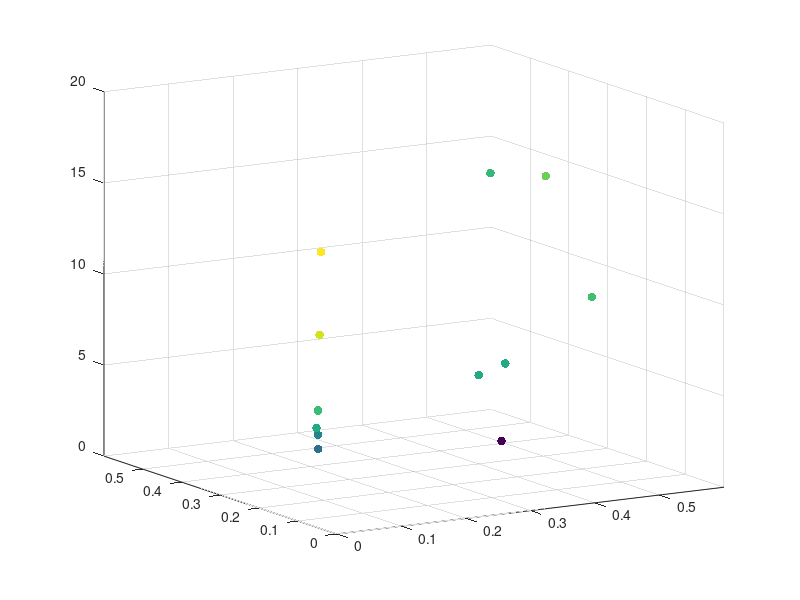

Source code (MATLAB): (Note: this script raises an error after producing the figure.)
clear all; close all; clc;
                              
g_R = [7.21e-02, 3.76e-01, 6.11e-02, 6.70e-02, 5.99e-02, 3.47e-01, 5.53e-02, 4.77e-01,...
       3.18e-01, 3.06e-01, 5.56e-02, 4.02e-01]';
g_L = [1.68e-01, 2.01e-01, 1.54e-01, 1.60e-01, 1.48e-01, 1.43e-01, 1.36e-01, 1.36e-01,...
       1.33e-01, 1.43e-01, 1.33e-01, 1.30e-01]';
tau = [3.16e+00, 2.07e+00, 4.46e+00, 4.02e+00, 5.47e+00, 6.86e+00, 9.73e+00, 1.00e+01,...
       1.75e+01, 6.39e+00, 1.43e+01, 1.70e+01]';
av_sense = [113.7, 63.4, 146.0, 123.9, 156.6, 146.2, 191.9, 158.3, 153.9, 145.7,...
        201.2, 171.0]';

figure;
scatter3(g_R, g_L, tau, 40, av_sense, 'filled')    % draw the scatter plot
% 40 is marker size
% av_sense is marker colour
axis([0 0.6 0 0.6 0 20])
view(-31,14);
ax = gca;
ax.FontSize = 10;
xlabel('Maximal RE GABA conductance');
ylabel('Maximal LTS GABA conductance');
zlabel('GABA synaptic time constant');
title('Sensitivity of baseline located minimisers');
cb = colorbar; % create and label the colorbar
cb.Label.String = 'Sensitivity';

g_R_SFAO = [1.66e-01, 2.14e-01, 1.32e-01, 3.60e-01, 7.83e-02, 1.86e-01, 1.26e-01, 1.65e-01,...
    1.52e-01, 4.05e-01, 2.72e-01, 5.57e-01]';
g_L_SFAO = [4.81e-01, 5.35e-01, 4.79e-01, 4.59e-01, 4.93e-01, 4.47e-01, 4.62e-01, 5.71e-01,...
    5.71e-01, 5.11e-01, 4.51e-01, 4.52e-01]';
tau_SFAO = [9.40e+00, 6.01e+00, 9.62e+00, 1.27e+01, 8.09e+00, 1.60e+01, 1.26e+01, 4.75e+00,...
    7.06e+00, 7.06e+00, 1.46e+01, 1.47e+01]';
av_sense_SFAO = [160.5, 150.9, 172.7, 163.7, 171.4, 166.8, 166.4, 150.1, 152.8, 156.3,...
        162.2, 156.8]';

figure;
scatter3(g_R_SFAO, g_L_SFAO, tau_SFAO, 40, av_sense_SFAO, 'filled')    % draw the scatter plot
% 40 is marker size
% av_sense_SFAO is marker colour
axis([0 0.6 0 0.6 0 20])
view(-31,14);
ax = gca;
ax.FontSize = 10;
xlabel('Maximal RE GABA conductance');
ylabel('Maximal LTS GABA conductance');
zlabel('GABA synaptic time constant');
title({'Sensitivity of strong frontal alpha oscillation', 'located minimisers'});
cb = colorbar; % create and label the colorbar
cb.Label.String = 'Sensitivity';